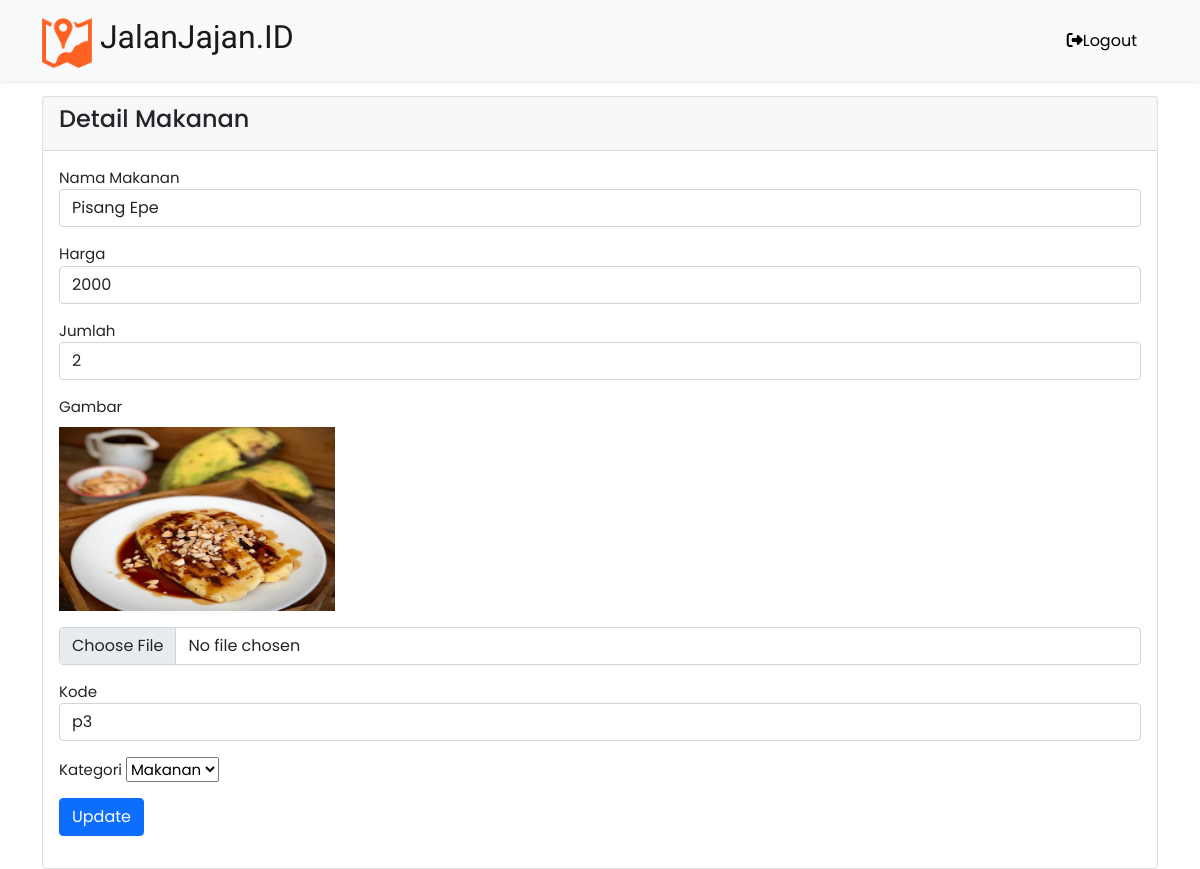
Page /edit.php?id=15 on the committed database.
### tables this page shows
CREATE TABLE `product` (
  `id` int(11) NOT NULL,
  `product_name` varchar(255) NOT NULL,
  `product_price` varchar(100) NOT NULL,
  `product_qty` int(11) NOT NULL DEFAULT 1,
  `product_image` varchar(255) NOT NULL,
  `product_code` varchar(50) NOT NULL,
  `category` varchar(50) NOT NULL
);

### edit.php (the view, shortened to what this page needs)
<?php
    require 'code.php';
?>
<!DOCTYPE html>
<html>
<head>
    <link href="https://cdn.jsdelivr.net/npm/bootstrap@5.1.0/dist/css/bootstrap.min.css" rel="stylesheet">
    <link rel="stylesheet" href="https://cdnjs.cloudflare.com/ajax/libs/font-awesome/6.2.0/css/all.min.css">
    <link rel="stylesheet" href="gaya2.css">
</head>
<body>
    <nav class="navbar navbar-expand-lg navbar-light bg-light shadow-sm fixed-top">
      <div class="container">
        <a class="navbar-brand" href="index.php">
          <img src="img/logo4.png" alt="" width="50" height="50" class="d-inline-block align-text-top">
          JalanJajan.ID
        </a>
        <div class="collapse navbar-collapse" id="navbarSupportedContent">
          <form class="d-flex ms-auto">
            <a role="button" class="btn btn-light me-2" type="button" href="index.php"><i class="fa-solid fa-right-from-bracket"></i></i>Logout</a>
          </form>
        </div>
      </div>
    </nav>
<div class="container mt-5">
<div class="row">
    <div class="col-md-12">
        <div class="card mt-5">
            <div class="card-header">
                <h4>Detail Makanan</h4>
            </div>
            <div class="card-body">
            <?php
                        if(isset($_GET['id']))
                        {
                            $id = mysqli_real_escape_string($conn, $_GET['id']);
                            $query = "SELECT * FROM product WHERE id='$id' ";
                            $query_run = mysqli_query($conn, $query);
                            if(mysqli_num_rows($query_run) > 0)
                            {
                                $update = mysqli_fetch_array($query_run);
                                ?>
                                <form action="code.php" method="POST">
                                    <div class="mb-3">
                                        <label>Nama Makanan</label>
                                        <input type="text" name="product_name" value="<?=$update['product_name'];?>" class="form-control">
                                    </div>
                                    <div class="mb-3">
                                        <label>Harga</label>
                                        <input type="number" name="product_price" value="<?=$update['product_price'];?>" class="form-control">
                                    </div>
                                    <div class="mb-3">
                                        <label>Jumlah</label>
                                        <input type="number" name="product_qty" value="<?=$update['product_qty'];?>" class="form-control">
                                    </div>
                                    <div class="mb-3">
                                        <label>Gambar</label>
                                        <div class="row mb-3 mt-2">
                                          <img style="width:300px;" src="gambar/<?=$update['product_image'];?>" alt="">
                                        </div>
                                        <input type="file" name="product_image" value="gambar/<?=$update['product_image'];?>" class="form-control">
                                    </div>
                                    <div class="mb-3">
                                        <label>Kode</label>
                                        <input type="text" name="product_code" value="<?=$update['product_code'];?>" class="form-control">
                                    </div>
                                    <div class="mb-3">
                                        <label>Kategori</label>
                                        <select name="category" id="category" value="<?=$update['category'];?>">
                                            <option type="text" class="form-control">Makanan</option>
                                        </select>
                                    </div>
                                    <div class="mb-3">
                                        <button type="submit" name="update_makanan"  class="btn btn-primary">
                                            Update
                                        </button>
                                    </div>
                                </form>
                                <?php
                            }
                            else
                            {
                                echo "<h4>No Such Id Found</h4>";
                            }
                        }
                        ?>
                    </div>
                </div>
            </div>
        </div>
    </div>
</body>
</html>

### gaya2.css (style rules this page uses)
body { font-family: 'Poppins', sans-serif; font-size: 15px; overflow-x: hidden; }
.navbar-brand { font-family: 'Viga', sans-serif; font-size: 32px; }

### rows in the picture
product: product_name "Pisang Epe", product_price "2000", product_qty "2", product_image (picture), product_code "p3", category "Makanan"
